Frame 1 (no input): blank canvas, image omitted
Frame 60 (no input): blank canvas, image omitted
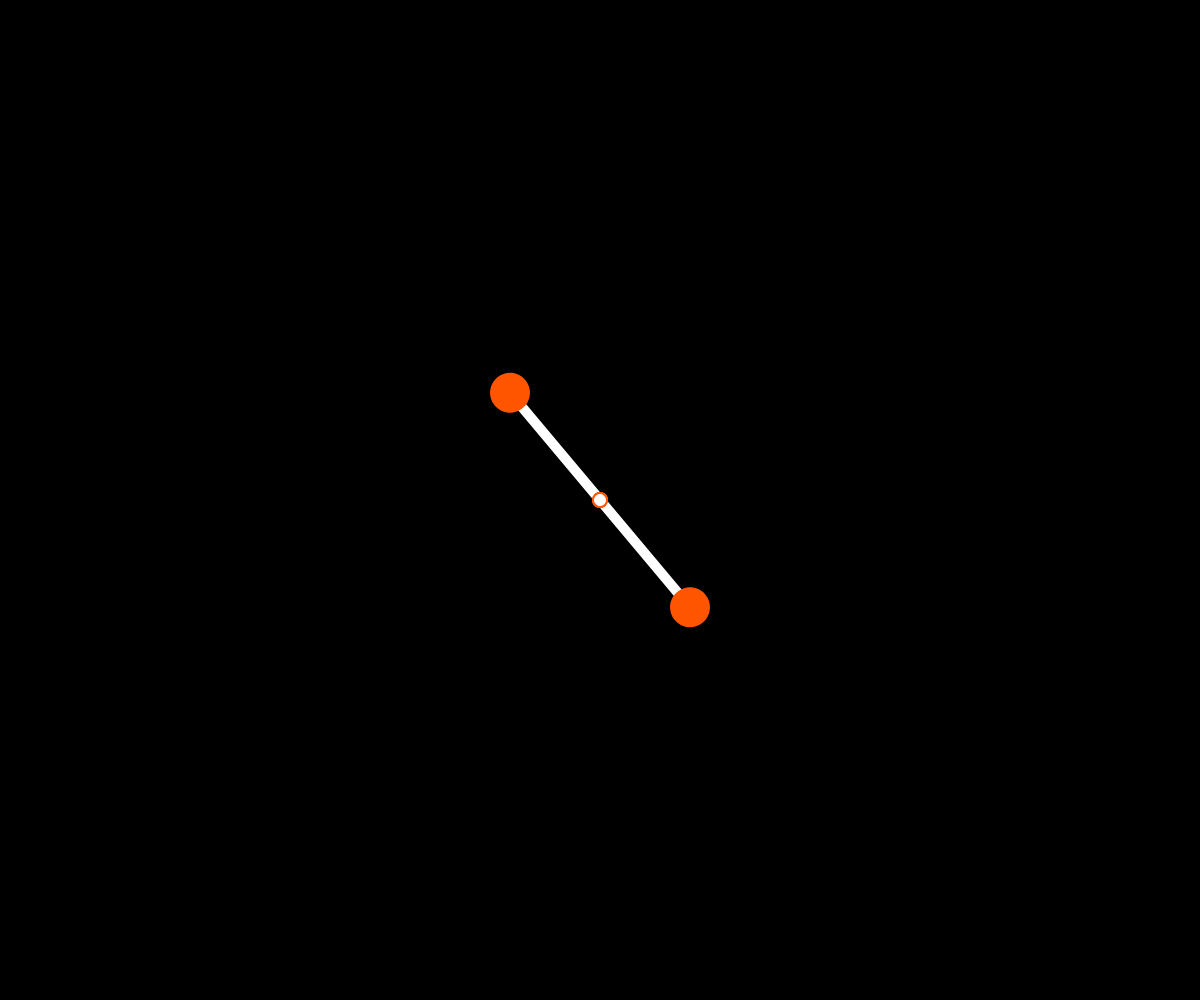
Frame 120 (the mouse pressed at the canvas centre since frame 60)

The p5.js sketch whose frames 1 and 60 were blank and that drew this single picture after the mouse press (run headless with seeded random() and noise() and a simulated clock; from frame 60 on, the mouse is pressed at the canvas centre):

// p5.js sketch
// ── sketch.js
/*
	Transformation - translate, rotate, scale

    Check out the p5 reference page: http://p5js.org/reference.

	New p5 variables and functions:
		push() & pop()
		translate(...)
		rotate(...)
		scale(...)
		angleMode(...)
		rectMode(...)
		dist(...)
		map(...)

	See index.html for disabling the right click menu.
*/

// Any code that you put inside of setup runs ONCE at the start of the sketch
var angle=45;
function setup() {
createCanvas(windowWidth,windowHeight);
background(0,0,0);

//Modesetup
colorMode(HSB,360,100,100,1);
angleMode(DEGREES);
rectMode(CENTER);

}

// After setup is run, any code that you put inside of draw runs REPEATEDLY at
// 60 frames per second
function draw() {
  if(mouseIsPressed) {
    if(mouseButton===LEFT) {
      var d= dist(pmouseX,pmouseY,mouseX,mouseY);
      var s= map(d,0,100,0.1,2);
      s = constrain(s,0.1,2);

      angle +=5;
      push();
      translate(mouseX,mouseY);
      scale(s);
      rotate(angle);
      //rect(0,0,200,50);

      stroke(0,0,100);
      strokeWeight(5);
      line(-70,0,70,0);

      noStroke();
      fill(20,100,100);
      ellipse(-70,0,20);
      ellipse(70,0,20);
      pop();
    } else {
      background(0,0,0);
    }
    }
  }
